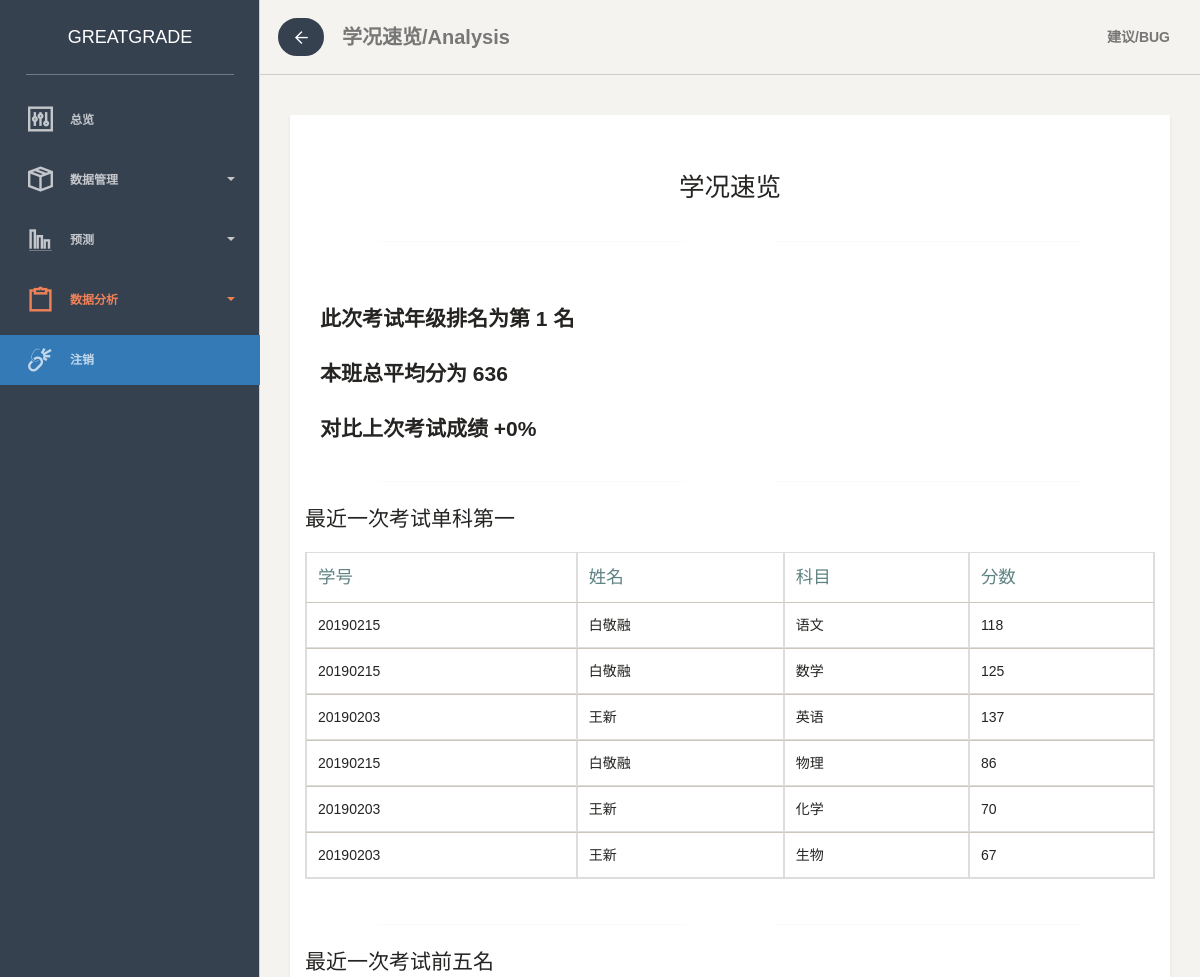
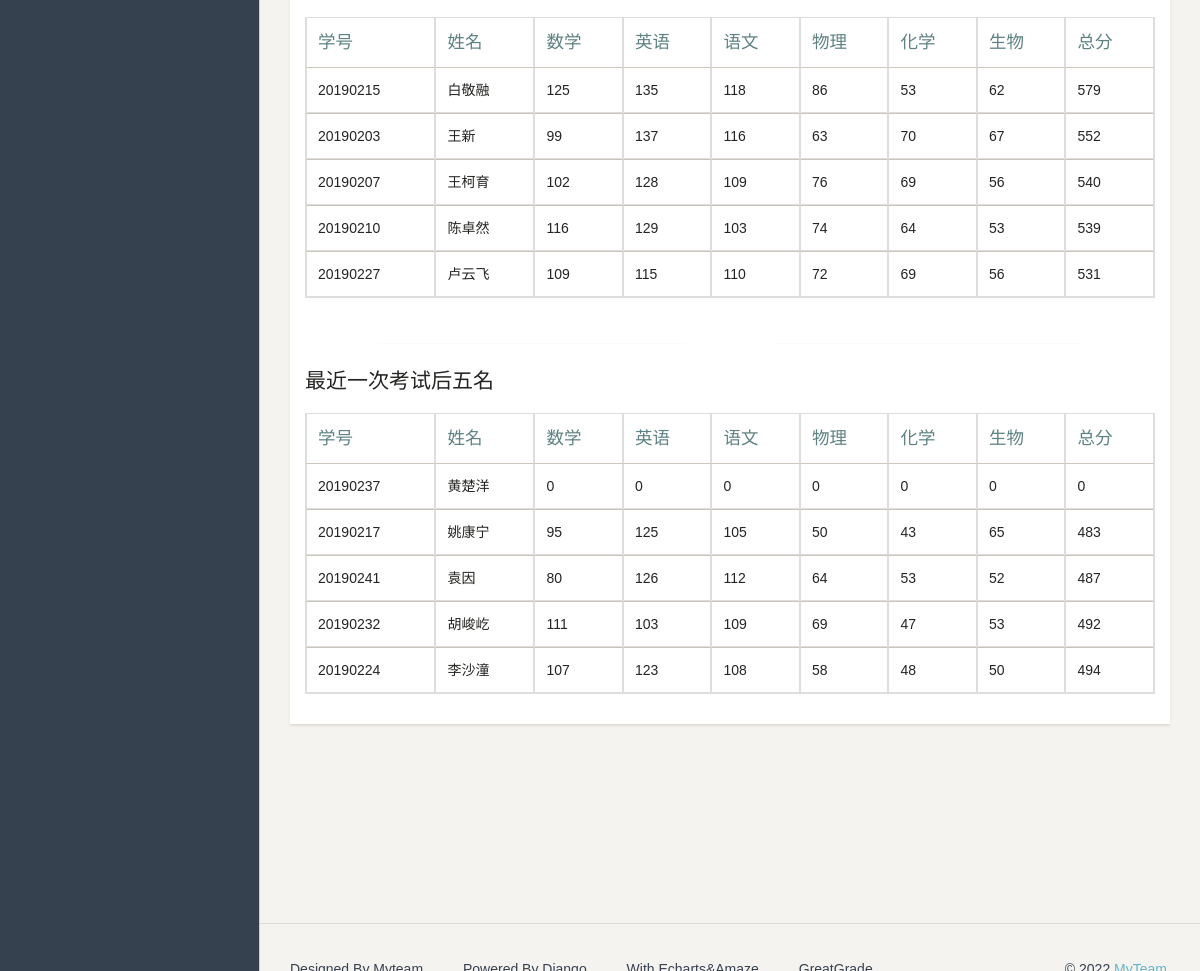
/GreatGrade/subjectanalysis/ (signed in), run on the app's committed database (2 pictures, top to bottom).
### app/models.py (models this page shows)
class ClassGrade(models.Model):  # 某次考试个人成绩，下面为各个学生成绩
    studentNum = models.CharField('学号', max_length=15)
    CLASS = models.CharField('班级', max_length=15)
    STName = models.CharField('姓名', max_length=20)
    Math3 = models.PositiveIntegerField('数学', blank=True, null=True)  # positiveintergerfield 数据大于0
    Chinese3 = models.PositiveIntegerField('语文', blank=True, null=True)
    English3 = models.PositiveIntegerField('英语', blank=True, null=True)
    Physics3 = models.PositiveIntegerField('物理', blank=True, null=True)
    Biology3 = models.PositiveIntegerField('生物', blank=True, null=True)
    Chemistry3 = models.PositiveIntegerField('化学', blank=True, null=True)
    TEST = models.ForeignKey('AllTest', on_delete=models.CASCADE)
    Total = models.PositiveIntegerField('总分', blank=True, null=True)

### app/views.py (the view)
# urls.py: path('GreatGrade/subjectanalysis/', views.subject_analysis, name='subjectanalysis'),
def subject_analysis(request):
    assert isinstance(request, HttpRequest)
    class_id,test_id,rank='','',''
    trend,avg_grade,max_in5,min_in5,max_math,max_chinese,max_english,max_bio,max_che,max_phy=0,'','','','','','','','',''
    teacher_class=[]
    try:
        teacher_class.append(request.user.TeacherClass)
    except:
        teacher_class.append(4)
    class_all_full_prime=models.AllTest.objects.filter(Class=teacher_class[0]).values()
    class_testid=[int(i.get('TesT_id')) for i in list(class_all_full_prime)]
    now_testid=max(class_testid)
    class_rank=class_all_full_prime.filter(TesT_id=now_testid).order_by('total')
    temp=0
    for i in class_rank:
        temp+=1
        if i.get('Class')==teacher_class[0]:
            rank=temp
        else:
            rank='error'
            temp=0
    avg_grade_prime=models.AllTest.objects.filter(Class=teacher_class[0],TesT_id=now_testid).values()
    if avg_grade_prime:
        avg_grade=list(avg_grade_prime)[0].get('total')
    else:
        avg_grade='error'
    class_all_full=models.AllTest.objects.filter(Class=teacher_class[0]).values().order_by('TesT_id')
    class_all=list(class_all_full)
    class_total=[int(i.get('total')) for i in list(class_all)]
    if len(class_total)>=2:
        trend=int(((class_total[-1]-class_total[-2])/class_total[-2])*100)
    else:
        trend=0
    if trend>=0:
        trend='+'+str(trend)
    else:
        trend='-'+str(trend)
    grade_prime=models.ClassGrade.objects.filter(CLASS=teacher_class[0],TEST_id=now_testid)
    max_math_prime=grade_prime.order_by('-Math3').values()
    max_math=list(max_math_prime)[0]
    max_chinese_prime=grade_prime.order_by('-Chinese3').values()
    max_chinese=list(max_chinese_prime)[0]
    max_eng_prime=grade_prime.order_by('-English3').values()
    max_english=list(max_eng_prime)[0]
    max_bio_prime=grade_prime.order_by('-Biology3').values()
    max_bio=list(max_bio_prime)[0]
    max_che_prime=grade_prime.order_by('-Chemistry3').values()
    max_che=list(max_che_prime)[0]
    max_phy_prime=grade_prime.order_by('-Physics3').values()
    max_phy=list(max_phy_prime)[0]
    max_in5=list(grade_prime.order_by('-Total').values())[:5]
    min_in5=list(grade_prime.order_by('Total').values())[:5]
    return render(
        request,
        'app/subject_analysis.html',
        {
            'title':'学况速览/Analysis',
            'message':'Analysis page.',
            'year':datetime.now().year,
            'rank':rank,
            'class':teacher_class,
            'trend':trend,
            'avg_grade':avg_grade,
            'max_in5':max_in5,
            'min_in5':min_in5,
            'max_math':max_math,
            'max_chinese':max_chinese,
            'max_english':max_english,
            'max_bio':max_bio,
            'max_che':max_che,
            'max_phy':max_phy,
        }
    )

### app/templates/app/subject_analysis.html (shortened to what this page needs)
{% extends "app/layoutnav.html" %}
{% block content %}
<body>
    <div class="content">
        <div class="container-fluid">
            <div class="row">
                <div class="col-lg-12 col-md-12">
                    <div class="card">
                        <div class="content">
                            <div class="header text-center">
                                 <h3>学况速览</h3>
                            </div>
                        </div>
                        <div class="content">
                            <div class="header card-header-text">
                                <h4>此次考试年级排名为第 <b>{{rank}}</b> 名</h4>
                                <h4>本班总平均分为 <b>{{avg_grade}}</b></h4>
                                <h4>对比上次考试成绩 <b>{{trend}}%</b></h4>
                            </div>
                        </div>
                        <div class="content">
                            <h4 class="title">最近一次考试单科第一</h4>
                            <div class="table-responsive">
                                   <table class="table table-bordered">
                                        <thead class="text-primary">
											<tr>
												<th>学号</th>
												<th>姓名</th>
												<th>科目</th>
												<th>分数</th>
											</tr>
                                            </thead>
                                         <tbody>
                                            <tr>
                                                <td>{{max_chinese.studentNum}}</td>
                                                <td>{{max_chinese.STName}}</td>
                                                <td>语文</td>
                                                <td>{{max_chinese.Chinese3}}</td>
                                            </tr>
                                         </tbody>
                                         <tbody>
                                            <tr>
                                                <td>{{max_math.studentNum}}</td>
                                                <td>{{max_math.STName}}</td>
                                                <td>数学</td>
                                                <td>{{max_math.Math3}}</td>
                                            </tr>
                                         </tbody>
                                         <tbody>
                                            <tr>
                                                <td>{{max_english.studentNum}}</td>
                                                <td>{{max_english.STName}}</td>
                                                <td>英语</td>
                                                <td>{{max_english.English3}}</td>
                                            </tr>
                                         </tbody>
                                         <tbody>
                                            <tr>
                                                <td>{{max_phy.studentNum}}</td>
                                                <td>{{max_phy.STName}}</td>
                                                <td>物理</td>
                                                <td>{{max_phy.Physics3}}</td>
                                            </tr>
                                         </tbody>
                                         <tbody>
                                            <tr>
                                                <td>{{max_che.studentNum}}</td>
                                                <td>{{max_che.STName}}</td>
                                                <td>化学</td>
                                                <td>{{max_che.Chemistry3}}</td>
                                            </tr>
                                         </tbody>
                                         <tbody>
                                            <tr>
                                                <td>{{max_bio.studentNum}}</td>
                                                <td>{{max_bio.STName}}</td>
                                                <td>生物</td>
                                                <td>{{max_bio.Biology3}}</td>
                                            </tr>
                                         </tbody>
                                   </table>
                            </div>
                        </div>
                        <div class="content">
                              <h4 class="title">最近一次考试前五名</h4>
                              <div class="table-responsive">
                                   <table class="table table-bordered">
                                        <thead class="text-primary">
											<tr>
												<th>学号</th>
												<th>姓名</th>
												<th>数学</th>
												<th>英语</th>
                                                <th>语文</th>
                                                <th>物理</th>
                                                <th>化学</th>
                                                <th>生物</th>
                                                <th>总分</th>
											</tr>
                                            </thead>
                                         <tbody>
                                             {%for i in max_in5%}
                                            <tr>
                                                <td>{{i.studentNum}}</td>
                                                <td>{{i.STName}}</td>
                                                <td>{{i.Math3}}</td>
                                                <td>{{i.English3}}</td>
                                                <td>{{i.Chinese3}}</td>
                                                <td>{{i.Physics3}}</td>
                                                <td>{{i.Chemistry3}}</td>
                                                <td>{{i.Biology3}}</td>
                                                <td>{{i.Total}}</td>
                                            </tr>
                                             {%endfor%}
                                         </tbody>
                                   </table>
                              </div>
                        </div>
                        <div class="content">
                              <h4 class="title">最近一次考试后五名</h4>
                              <div class="table-responsive">
                                   <table class="table table-bordered">
                                        <thead class="text-primary">
											<tr>
												<th>学号</th>
												<th>姓名</th>
												<th>数学</th>
												<th>英语</th>
                                                <th>语文</th>
                                                <th>物理</th>
                                                <th>化学</th>
                                                <th>生物</th>
                                                <th>总分</th>
											</tr>
                                            </thead>
                                         <tbody>
                                            {%for j in min_in5%}
                                            <tr>
                                                <td>{{j.studentNum}}</td>
                                                <td>{{j.STName}}</td>
                                                <td>{{j.Math3}}</td>
                                                <td>{{j.English3}}</td>
                                                <td>{{j.Chinese3}}</td>
                                                <td>{{j.Physics3}}</td>
                                                <td>{{j.Chemistry3}}</td>
                                                <td>{{j.Biology3}}</td>
                                                <td>{{j.Total}}</td>
                                            </tr>
                                             {%endfor%}
                                         </tbody>
                                   </table>
                              </div>
                        </div>
                    </div>
                </div>
            </div>
        </div>
    </div>
</body>
{% endblock %}

### data on the page
ClassGrade: studentNum "20190215", STName "白敬融", Chinese3 "118", Math3 "125", Physics3 "86", English3 "135", Chemistry3 "53", Biology3 "62", Total "579"
ClassGrade: studentNum "20190203", STName "王新", English3 "137", Chemistry3 "70", Biology3 "67", Math3 "99", Chinese3 "116", Physics3 "63", Total "552"
ClassGrade: studentNum "20190207", STName "王柯育", Math3 "102", English3 "128", Chinese3 "109", Physics3 "76", Chemistry3 "69", Biology3 "56", Total "540"
ClassGrade: studentNum "20190210", STName "陈卓然", Math3 "116", English3 "129", Chinese3 "103", Physics3 "74", Chemistry3 "64", Biology3 "53", Total "539"
ClassGrade: studentNum "20190227", STName "卢云飞", Math3 "109", English3 "115", Chinese3 "110", Physics3 "72", Chemistry3 "69", Biology3 "56", Total "531"
ClassGrade: studentNum "20190237", STName "黄楚洋", Math3 "0", English3 "0", Chinese3 "0", Physics3 "0", Chemistry3 "0", Biology3 "0", Total "0"
ClassGrade: studentNum "20190217", STName "姚康宁", Math3 "95", English3 "125", Chinese3 "105", Physics3 "50", Chemistry3 "43", Biology3 "65", Total "483"
ClassGrade: studentNum "20190241", STName "袁因", Math3 "80", English3 "126", Chinese3 "112", Physics3 "64", Chemistry3 "53", Biology3 "52", Total "487"
ClassGrade: studentNum "20190232", STName "胡峻屹", Math3 "111", English3 "103", Chinese3 "109", Physics3 "69", Chemistry3 "47", Biology3 "53", Total "492"
ClassGrade: studentNum "20190224", STName "李沙潼", Math3 "107", English3 "123", Chinese3 "108", Physics3 "58", Chemistry3 "48", Biology3 "50", Total "494"

### other printed values
{{ title }} "学况速览/Analysis"
{{ rank }} "1"
{{ avg_grade }} "636"
{{ trend }} "+0"
